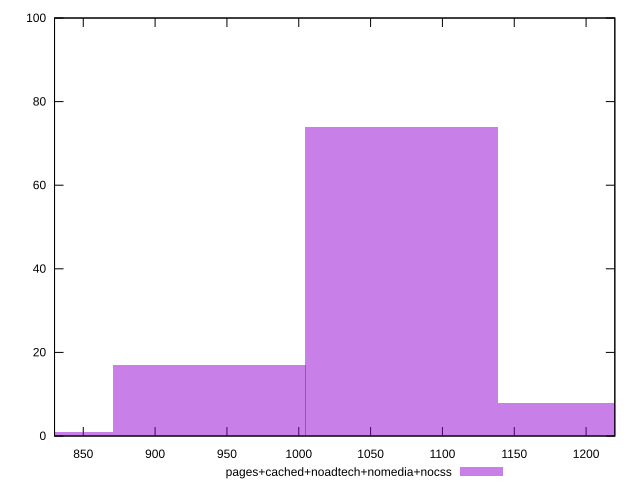

The script that saved this image:
reset

$pagesCachedNoadtechNomediaNocss <<EOF
1071.6685604524343 74
937.70999039588 17
803.7514203393257 1
1205.6271305089886 8
EOF

set key outside below
set boxwidth 133.9585700565543
set xrange [830:1220]
set yrange [0:100]
set trange [0:100]
set style fill transparent solid 0.5 noborder
set terminal svg size 640, 490 enhanced background rgb 'white'
set output "report_00015_2021-02-09T16-11-33.973Z/unused-javascript/comparison/histogram/4_vs_5.svg"

plot $pagesCachedNoadtechNomediaNocss title "pages+cached+noadtech+nomedia+nocss" with boxes

reset
